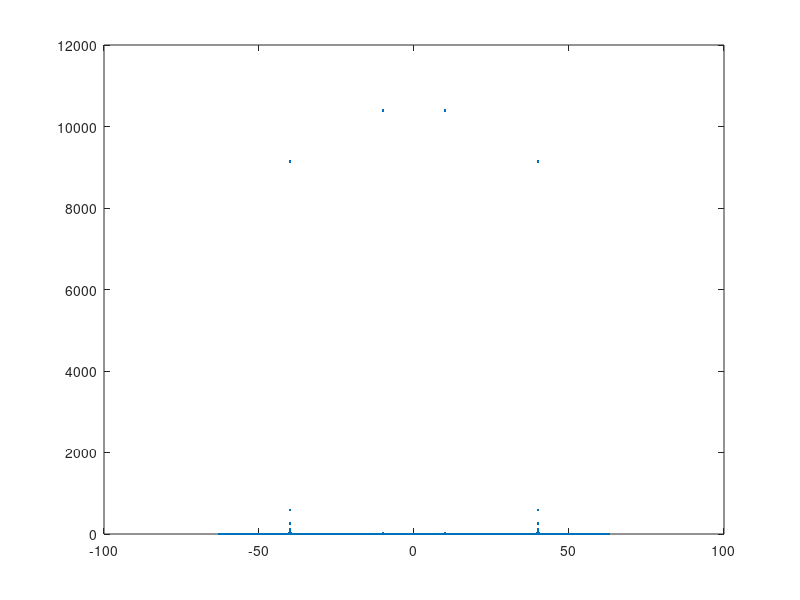

Write the MATLAB code that produced this figure.
clear all
close all

delta_t = 0.05;%muda se isto por causa do n_quist que dava 31, nao ia ver o 40
N = 2^12;
t = 0:delta_t:(N-1)*delta_t;
delta_w = 2*pi/(N*delta_t);

w_max = (N/2-1)*delta_w;
w_min = (-N/2)*delta_w;
w(:,1) = w_min:delta_w:w_max;

y = sin(10*t)+sin(40*t);
%plot(t,y),title('original')
Z = fft(y);
Z = fftshift(Z);

dens_espt = (delta_t*abs(Z)).^2;

figure(2)
plot(w,dens_espt,'.')
